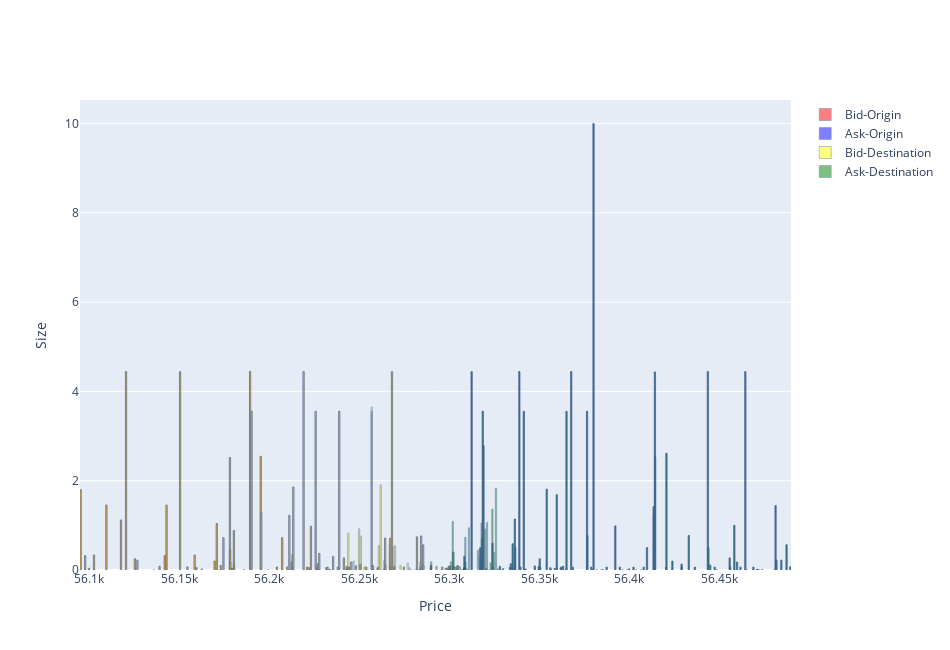

The code cell stored with this chart in its notebook:
### Code cell
plot_orderbook_2excahnges(kraken, order)

### Figure 1 — Plotly figure (JSON) as saved in the notebook; plotly's stock layout.template omitted (floating-point values rounded to 4 significant figures)
{"data": [{"marker": {"color": "red", "line": {"color": "rgb(8,48,107)", "width": 0.6}}, "name": "Bid-Origin", "opacity": 0.5, "text": ["kraken", "kraken", "kraken", "kraken", "kraken", "kraken", "kraken", "kraken", "kraken", "kraken", "kraken", "kraken", "kraken", "kraken", "kraken", "kraken", "kraken", "kraken", "kraken", "kraken", "kraken", "kraken", "kraken", "kraken", "kraken", "kraken", "kraken", "kraken", "kraken", "kraken", "kraken", "kraken", "kraken", "kraken", "kraken", "kraken", "kraken", "kraken", "kraken", "kraken", "kraken", "kraken", "kraken", "kraken", "kraken", "kraken", "kraken", "kraken", "kraken", "kraken", "kraken", "kraken", "kraken", "kraken", "kraken", "kraken", "kraken", "kraken", "kraken", "kraken", "kraken", "kraken", "kraken", "kraken", "kraken", "kraken", "kraken", "kraken", "kraken", "kraken", "kraken", "kraken", "kraken", "kraken", "kraken", "kraken", "kraken", "kraken", "kraken", "kraken", "kraken", "kraken", "kraken", "kraken", "kraken", "kraken", "kraken", "kraken", "kraken", "kraken", "kraken", "kraken", "kraken", "kraken", "kraken", "kraken", "kraken", "kraken", "kraken", "kraken"], "type": "bar", "width": 0.7, "x": [56100.0, 56100.0, 56100, 56100.0, 56100.0, 56110.0, 56120.0, 56120.0, 56130.0, 56130.0, 56140.0, 56140.0, 56140.0, 56140.0, 56150.0, 56150.0, 56160.0, 56160.0, 56160.0, 56170.0, 56171, 56170.0, 56170.0, 56180.0, 56180.0, 56180.0, 56180.0, 56180.0, 56180.0, 56186, 56190.0, 56190.0, 56200.0, 56200.0, 56200.0, 56200.0, 56210.0, 56210.0, 56210.0, 56210.0, 56210.0, 56210.0, 56210.0, 56220.0, 56220.0, 56220.0, 56220.0, 56230.0, 56230.0, 56230.0, 56230.0, 56230.0, 56230.0, 56230.0, 56230.0, 56230.0, 56240.0, 56240.0, 56239, 56240.0, 56240.0, 56240.0, 56240.0, 56240.0, 56250.0, 56250.0, 56250.0, 56254, 56257, 56260.0, 56260.0, 56260.0, 56260.0, 56260.0, 56270.0, 56270.0, 56270.0, 56270.0, 56270.0, 56280.0, 56280.0, 56280.0, 56290.0, 56290.0, 56290.0, 56290, 56300.0, 56300.0, 56300.0, 56300.0, 56300.0, 56300.0, 56300.0, 56300.0, 56300.0, 56300.0, 56300.0, 56300.0, 56300.0, 56310.0], "y": [1.796, 0.32, 0.037, 0.01, 0.333, 1.454, 1.12, 4.442, 0.25, 0.222, 0.001, 0.084, 0.32, 1.453, 4.44, 0.069, 0.332, 0.052, 0.019, 0.2, 1.04, 0.1, 0.723, 2.519, 0.459, 0.162, 0.038, 0.882, 0.124, 0.003, 4.445, 3.555, 2.545, 1.284, 0.001, 0.064, 0.722, 0.064, 1.224, 0.173, 0.347, 0.041, 1.855, 4.443, 0.064, 0.052, 0.98, 3.554, 0.064, 0.14, 0.027, 0.37, 0.051, 0.001, 0.064, 0.012, 0.3, 0.064, 3.554, 0.27, 0.08, 0.027, 0.001, 0.064, 0.179, 0.091, 0.129, 0.064, 3.554, 0.094, 0.064, 0.028, 0.714, 0.105, 0.711, 0.064, 4.443, 0.081, 0.064, 0.742, 0.064, 0.763, 0.563, 0.1, 0.064, 0.1, 0.064, 0.041, 0.085, 0.076, 0.06, 0.082, 0.09, 0.4, 0.073, 0.064, 0.099, 0.02, 0.081, 0.05]}, {"marker": {"color": "blue", "line": {"color": "rgb(8,48,107)", "width": 0.6}}, "name": "Ask-Origin", "opacity": 0.5, "text": ["kraken", "kraken", "kraken", "kraken", "kraken", "kraken", "kraken", "kraken", "kraken", "kraken", "kraken", "kraken", "kraken", "kraken", "kraken", "kraken", "kraken", "kraken", "kraken", "kraken", "kraken", "kraken", "kraken", "kraken", "kraken", "kraken", "kraken", "kraken", "kraken", "kraken", "kraken", "kraken", "kraken", "kraken", "kraken", "kraken", "kraken", "kraken", "kraken", "kraken", "kraken", "kraken", "kraken", "kraken", "kraken", "kraken", "kraken", "kraken", "kraken", "kraken", "kraken", "kraken", "kraken", "kraken", "kraken", "kraken", "kraken", "kraken", "kraken", "kraken", "kraken", "kraken", "kraken", "kraken", "kraken", "kraken", "kraken", "kraken", "kraken", "kraken", "kraken", "kraken", "kraken", "kraken", "kraken", "kraken", "kraken", "kraken", "kraken", "kraken", "kraken", "kraken", "kraken", "kraken", "kraken", "kraken", "kraken", "kraken", "kraken", "kraken", "kraken", "kraken", "kraken", "kraken", "kraken", "kraken", "kraken", "kraken", "kraken", "kraken"], "type": "bar", "width": 0.7, "x": [56310.0, 56309, 56310.0, 56320.0, 56320.0, 56320.0, 56320.0, 56320.0, 56320.0, 56320.0, 56320.0, 56320.0, 56320.0, 56320.0, 56330.0, 56330, 56330.0, 56330.0, 56340.0, 56340.0, 56340.0, 56340.0, 56340.0, 56339, 56340.0, 56340.0, 56340.0, 56350.0, 56350.0, 56350.0, 56350.0, 56350.0, 56360.0, 56360.0, 56360.0, 56360.0, 56362, 56360.0, 56360.0, 56370.0, 56370.0, 56370.0, 56370.0, 56380.0, 56380.0, 56380.0, 56380.0, 56380.0, 56382, 56380.0, 56390.0, 56390.0, 56390.0, 56390.0, 56400.0, 56400.0, 56400, 56400.0, 56400.0, 56410.0, 56410.0, 56410.0, 56410.0, 56410.0, 56410.0, 56410.0, 56410.0, 56420.0, 56420.0, 56420.0, 56424, 56430.0, 56430.0, 56430.0, 56440.0, 56440.0, 56440.0, 56444, 56445, 56450.0, 56450.0, 56460.0, 56460.0, 56460.0, 56460.0, 56460.0, 56460.0, 56470.0, 56470.0, 56469, 56470.0, 56471, 56470.0, 56470.0, 56480.0, 56480.0, 56480.0, 56480.0, 56490.0, 56490.0], "y": [0.309, 0.177, 4.442, 0.5, 0.2, 0.711, 0.064, 0.27, 0.444, 3.554, 2.785, 0.027, 0.598, 0.064, 0.081, 0.028, 0.064, 0.14, 0.586, 0.027, 1.14, 0.103, 0.5, 4.443, 0.064, 3.553, 0.019, 0.091, 0.08, 0.25, 0.064, 1.811, 0.051, 0.019, 0.038, 1.686, 0.036, 0.064, 0.084, 0.03, 3.552, 4.443, 0.064, 3.554, 0.771, 0.064, 0.017, 10, 0.001, 0.002, 0.002, 0.064, 0.987, 0.064, 0.001, 0.001, 0.025, 0.064, 0.001, 0.002, 0.064, 0.503, 1.422, 1.239, 0.064, 4.437, 2.53, 0.064, 2.614, 0.001, 0.2, 0.133, 0.064, 0.77, 0.001, 0.064, 4.444, 0.5, 0.11, 0.064, 0.002, 0.27, 0.064, 1, 0.179, 0.064, 4.442, 0.002, 0.001, 0.064, 0.003, 0.01, 0.007, 0.003, 0.001, 1.443, 0.219, 0.22, 0.566, 0.069]}, {"marker": {"color": "yellow", "line": {"color": "rgb(8,48,107)", "width": 0.6}}, "name": "Bid-Destination", "opacity": 0.5, "text": ["bitfinex", "bitfinex", "bitfinex", "bitfinex", "bitfinex", "bitfinex", "bitfinex", "bitfinex", "bitfinex", "added_kraken", "bitfinex", "added_kraken", "bitfinex", "bitfinex", "added_kraken", "bitfinex", "bitfinex", "added_kraken", "bitfinex", "added_kraken", "added_kraken", "added_kraken", "added_kraken", "added_kraken", "added_kraken", "bitfinex", "added_kraken", "bitfinex", "added_kraken", "bitfinex", "bitfinex", "bitfinex", "bitfinex", "added_kraken", "added_kraken", "bitfinex", "bitfinex", "bitfinex", "bitfinex", "added_kraken", "added_kraken", "added_kraken", "added_kraken", "added_kraken", "added_kraken", "added_kraken", "added_kraken", "added_kraken", "added_kraken", "added_kraken", "added_kraken", "added_kraken", "added_kraken", "added_kraken", "added_kraken", "added_kraken", "added_kraken", "added_kraken", "added_kraken", "added_kraken", "added_kraken", "added_kraken", "added_kraken", "added_kraken", "added_kraken", "added_kraken", "added_kraken", "added_kraken", "added_kraken", "added_kraken", "added_kraken", "added_kraken", "added_kraken", "added_kraken", "added_kraken", "added_kraken", "added_kraken", "added_kraken", "added_kraken", "added_kraken", "added_kraken", "added_kraken", "added_kraken", "added_kraken", "added_kraken", "added_kraken", "added_kraken", "added_kraken", "added_kraken", "added_kraken", "added_kraken", "added_kraken", "added_kraken", "added_kraken", "added_kraken", "added_kraken", "added_kraken", "added_kraken", "added_kraken", "added_kraken", "added_kraken", "added_kraken", "added_kraken", "added_kraken", "added_kraken", "added_kraken", "added_kraken", "added_kraken", "added_kraken", "added_kraken", "added_kraken", "added_kraken", "added_kraken", "added_kraken", "added_kraken", "added_kraken", "added_kraken", "added_kraken", "added_kraken", "added_kraken", "added_kraken", "added_kraken", "added_kraken", "added_kraken", "added_kraken"], "type": "bar", "width": 0.7, "x": [56100.0, 56100.0, 56100, 56100.0, 56100.0, 56110.0, 56120.0, 56120.0, 56130.0, 56130.0, 56140.0, 56140.0, 56140.0, 56140.0, 56150.0, 56150.0, 56160.0, 56160.0, 56160.0, 56170.0, 56171, 56170.0, 56170.0, 56180.0, 56180.0, 56180.0, 56180.0, 56180.0, 56180.0, 56186, 56190.0, 56190.0, 56200.0, 56200.0, 56200.0, 56200.0, 56210.0, 56210.0, 56210.0, 56210.0, 56210.0, 56210.0, 56210.0, 56220.0, 56220.0, 56220.0, 56220.0, 56230.0, 56230.0, 56230.0, 56230.0, 56230.0, 56230.0, 56230.0, 56230.0, 56230.0, 56240.0, 56240.0, 56239, 56240.0, 56240.0, 56240.0, 56240.0, 56244, 56240.0, 56245, 56250.0, 56247, 56250.0, 56250, 56250.0, 56251, 56253, 56254, 56255, 56257, 56257, 56260.0, 56258, 56260, 56260.0, 56261, 56262, 56264, 56260.0, 56260.0, 56260.0, 56267, 56270.0, 56270.0, 56270.0, 56269, 56270.0, 56270, 56273, 56270.0, 56277, 56278, 56279, 56281, 56282, 56280.0, 56283, 56284, 56280.0, 56280.0, 56285, 56290.0, 56290.0, 56290.0, 56290, 56300.0, 56300.0, 56300.0, 56300.0, 56300.0, 56300.0, 56300.0, 56300.0, 56300.0, 56300.0, 56300.0, 56300.0, 56300.0, 56310.0], "y": [1.796, 0.32, 0.037, 0.01, 0.333, 1.454, 1.12, 4.442, 0.25, 0.222, 0.001, 0.084, 0.32, 1.453, 4.44, 0.069, 0.332, 0.052, 0.019, 0.2, 1.04, 0.1, 0.723, 2.519, 0.459, 0.162, 0.038, 0.882, 0.124, 0.003, 4.445, 3.555, 2.545, 1.284, 0.001, 0.064, 0.722, 0.064, 1.224, 0.173, 0.347, 0.041, 1.855, 4.443, 0.064, 0.052, 0.98, 3.554, 0.064, 0.14, 0.027, 0.37, 0.051, 0.001, 0.064, 0.012, 0.3, 0.064, 3.554, 0.27, 0.08, 0.027, 0.001, 0.8238, 0.064, 0.04603, 0.179, 0.2004, 0.091, 0.9224, 0.129, 0.7611, 0.07243, 0.064, 0.0003296, 0.09398, 3.554, 0.094, 0.0096, 0.0356, 0.064, 0.5457, 1.906, 0.213, 0.028, 0.714, 0.105, 0.5686, 0.711, 0.064, 4.443, 0.5142, 0.081, 0.5413, 0.0991, 0.064, 0.1524, 0.04953, 0.0096, 0.002525, 0.00991, 0.742, 0.001981, 0.1715, 0.064, 0.763, 0.0002191, 0.563, 0.1, 0.064, 0.1, 0.064, 0.041, 0.085, 0.076, 0.06, 0.082, 0.09, 0.4, 0.073, 0.064, 0.099, 0.02, 0.081, 0.05]}, {"marker": {"color": "green", "line": {"color": "rgb(8,48,107)", "width": 0.6}}, "name": "Ask-Destination", "opacity": 0.5, "text": ["bitfinex", "bitfinex", "bitfinex", "bitfinex", "bitfinex", "bitfinex", "bitfinex", "bitfinex", "bitfinex", "added_kraken", "bitfinex", "added_kraken", "bitfinex", "bitfinex", "added_kraken", "bitfinex", "bitfinex", "added_kraken", "bitfinex", "added_kraken", "added_kraken", "added_kraken", "added_kraken", "added_kraken", "added_kraken", "bitfinex", "added_kraken", "bitfinex", "added_kraken", "bitfinex", "bitfinex", "bitfinex", "bitfinex", "added_kraken", "added_kraken", "bitfinex", "bitfinex", "bitfinex", "bitfinex", "added_kraken", "added_kraken", "added_kraken", "added_kraken", "added_kraken", "added_kraken", "added_kraken", "added_kraken", "added_kraken", "added_kraken", "added_kraken", "added_kraken", "added_kraken", "added_kraken", "added_kraken", "added_kraken", "added_kraken", "added_kraken", "added_kraken", "added_kraken", "added_kraken", "added_kraken", "added_kraken", "added_kraken", "added_kraken", "added_kraken", "added_kraken", "added_kraken", "added_kraken", "added_kraken", "added_kraken", "added_kraken", "added_kraken", "added_kraken", "added_kraken", "added_kraken", "added_kraken", "added_kraken", "added_kraken", "added_kraken", "added_kraken", "added_kraken", "added_kraken", "added_kraken", "added_kraken", "added_kraken", "added_kraken", "added_kraken", "added_kraken", "added_kraken", "added_kraken", "added_kraken", "added_kraken", "added_kraken", "added_kraken", "added_kraken", "added_kraken", "added_kraken", "added_kraken", "added_kraken", "added_kraken", "added_kraken", "added_kraken", "added_kraken", "added_kraken", "added_kraken", "added_kraken", "added_kraken", "added_kraken", "added_kraken", "added_kraken", "added_kraken", "added_kraken", "added_kraken", "added_kraken", "added_kraken", "added_kraken", "added_kraken", "added_kraken", "added_kraken", "added_kraken", "added_kraken", "added_kraken", "added_kraken", "added_kraken", "added_kraken"], "type": "bar", "width": 0.7, "x": [56290, 56293, 56295, 56298, 56301, 56302, 56306, 56307, 56308, 56310.0, 56309, 56309, 56310, 56311, 56310.0, 56316, 56317, 56320.0, 56318, 56320.0, 56320.0, 56320.0, 56320.0, 56320.0, 56320.0, 56319, 56320.0, 56320, 56320.0, 56321, 56322, 56323, 56324, 56320.0, 56320.0, 56325, 56326, 56327, 56328, 56330.0, 56330, 56330.0, 56330.0, 56340.0, 56340.0, 56340.0, 56340.0, 56340.0, 56339, 56340.0, 56340.0, 56340.0, 56350.0, 56350.0, 56350.0, 56350.0, 56350.0, 56360.0, 56360.0, 56360.0, 56360.0, 56362, 56360.0, 56360.0, 56370.0, 56370.0, 56370.0, 56370.0, 56380.0, 56380.0, 56380.0, 56380.0, 56380.0, 56382, 56380.0, 56390.0, 56390.0, 56390.0, 56390.0, 56400.0, 56400.0, 56400, 56400.0, 56400.0, 56410.0, 56410.0, 56410.0, 56410.0, 56410.0, 56410.0, 56410.0, 56410.0, 56420.0, 56420.0, 56420.0, 56424, 56430.0, 56430.0, 56430.0, 56440.0, 56440.0, 56440.0, 56444, 56445, 56450.0, 56450.0, 56460.0, 56460.0, 56460.0, 56460.0, 56460.0, 56460.0, 56470.0, 56470.0, 56469, 56470.0, 56471, 56470.0, 56470.0, 56480.0, 56480.0, 56480.0, 56480.0, 56490.0, 56490.0], "y": [0.1832, 0.08165, 6.001e-05, 0.0356, 0.187, 1.089, 0.07219, 0.002476, 0.02402, 0.309, 0.5566, 0.177, 0.02481, 0.9448, 4.442, 0.4451, 0.276, 0.5, 1.051, 0.2, 0.711, 0.064, 0.27, 0.444, 3.554, 0.02, 2.785, 0.9201, 0.027, 1.064, 6e-05, 0.1587, 1.367, 0.598, 0.064, 0.3878, 1.829, 0.02723, 6e-05, 0.081, 0.028, 0.064, 0.14, 0.586, 0.027, 1.14, 0.103, 0.5, 4.443, 0.064, 3.553, 0.019, 0.091, 0.08, 0.25, 0.064, 1.811, 0.051, 0.019, 0.038, 1.686, 0.036, 0.064, 0.084, 0.03, 3.552, 4.443, 0.064, 3.554, 0.771, 0.064, 0.017, 10, 0.001, 0.002, 0.002, 0.064, 0.987, 0.064, 0.001, 0.001, 0.025, 0.064, 0.001, 0.002, 0.064, 0.503, 1.422, 1.239, 0.064, 4.437, 2.53, 0.064, 2.614, 0.001, 0.2, 0.133, 0.064, 0.77, 0.001, 0.064, 4.444, 0.5, 0.11, 0.064, 0.002, 0.27, 0.064, 1, 0.179, 0.064, 4.442, 0.002, 0.001, 0.064, 0.003, 0.01, 0.007, 0.003, 0.001, 1.443, 0.219, 0.22, 0.566, 0.069]}], "layout": {"height": 650, "width": 950, "xaxis": {"title": {"text": "Price"}}, "yaxis": {"title": {"text": "Size"}}}}
